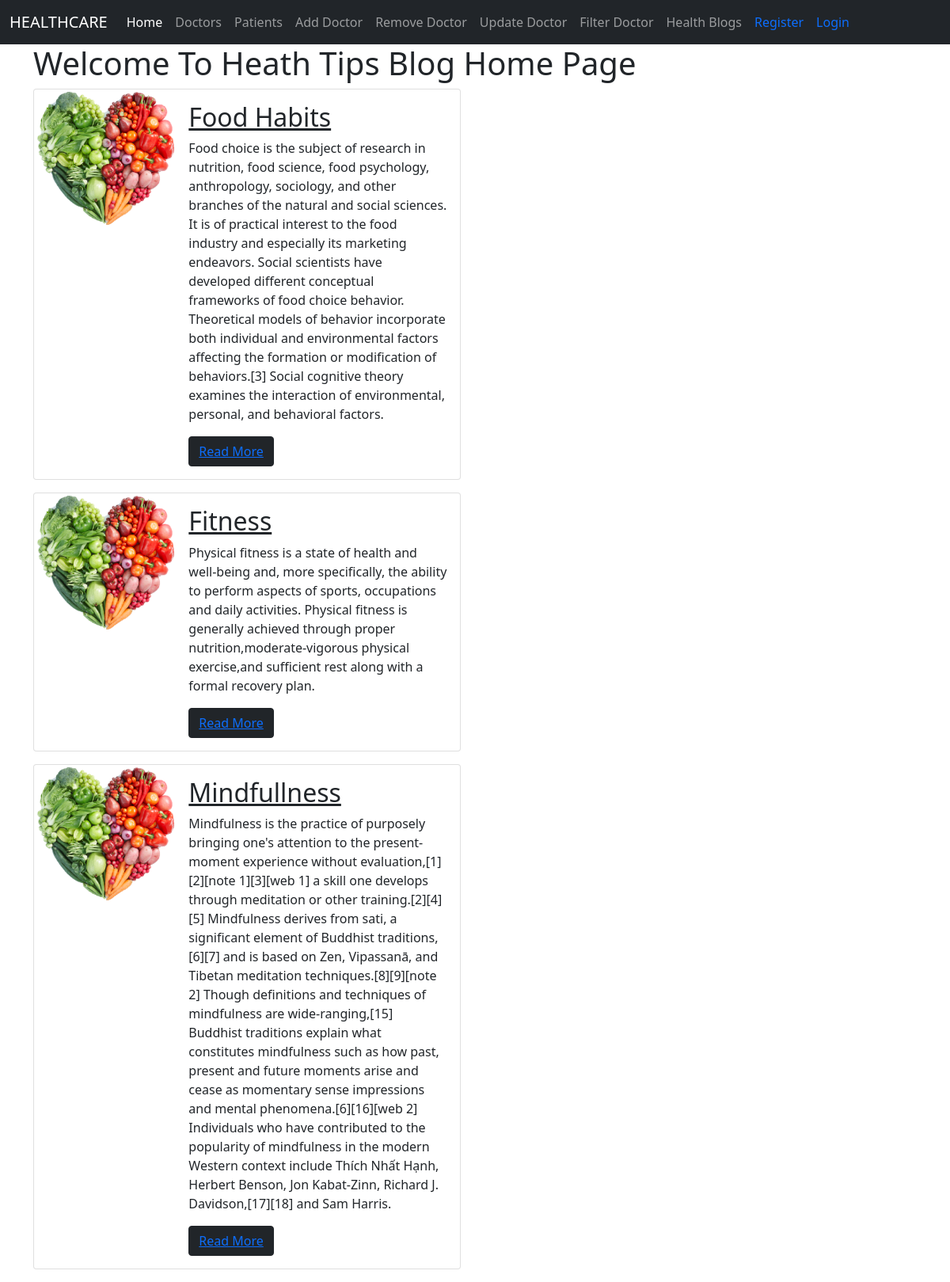
/bloghome/, run on the app's committed database.
### healthcare/models.py (models this page shows, shortened)
class Blog(models.Model):
    sNo = models.AutoField(primary_key=True)
    title = models.CharField(max_length=255)
    content = models.TextField()
    slug = models.CharField(max_length=100)
    time = models.DateTimeField(auto_now_add=True)

### healthcare/views.py (the view)
# urls.py: path('bloghome/', views.blog, name='bloghome'),
def blog(request):
    blogs = Blog.objects.all()
    context = {"blogs": blogs}
    return render(request,"bloghome.html",context)

### templates/bloghome.html
{% extends 'base.html' %}
{% block body %}
<div class="container">
<h1>Welcome To Heath Tips Blog Home Page</h1>
{% for blog in blogs %}
<div class="card mb-3" style="max-width: 540px;">
    <div class="row g-0">
      <div class="col-md-4">
        {% load static %}
        <img class="w-100" src={% static "images/Healthy-Food.png" %} alt="Image">
      </div>
      <div class="col-md-8">
        <div class="card-body">
          <h2 class="card-title text-dark"><a href="/blogpost/{{blog.slug}}" class="text-dark">{{blog.title}} </a></h2>
          <p class="card-text">{{blog.content}}         </p>
          <button type="button" class="btn btn-dark"><a href="/blogpost/{{blog.slug}}" >Read More</a></button>
        </div>
      </div>
    </div>
  </div>
{% endfor%}
{% endblock body %}

### templates/base.html (shortened to what this page needs)
<!doctype html>
<html lang="en">
  <head>
    <link href="https://cdn.jsdelivr.net/npm/bootstrap@5.0.2/dist/css/bootstrap.min.css" rel="stylesheet">
  </head>
  <body>
    <nav class="navbar navbar-expand-lg navbar-dark bg-dark">
        <div class="container-fluid">
          <a class="navbar-brand" href="/"> HEALTHCARE  </a>
          <div class="collapse navbar-collapse" id="navbarSupportedContent">
            <ul class="navbar-nav me-auto mb-2 mb-lg-0">
              <li class="nav-item">
                <a class="nav-link active" aria-current="page" href="/">Home</a>
              </li>
              <li class="nav-item">
                <a class="nav-link" href="/all_records">Doctors</a>
              </li>
              <li class="nav-item">
                <a class="nav-link" href="/all_patient_records">Patients</a>
              </li>
              <li class="nav-item">
                <a class="nav-link" href="/add/">Add Doctor</a>
              </li>
              <li class="nav-item">
                <a class="nav-link" href="/delete/">Remove Doctor</a>
              </li>
              <li class="nav-item">
                <a class="nav-link" href="/update/">Update Doctor</a>
              </li>
              <li class="nav-item">
                <a class="nav-link" href="/filter_doc">Filter Doctor</a>
              </li>
              <li class="nav-item">
                <a class="nav-link" href="/bloghome">Health Blogs</a>
              </li>
              <li class="nav-item">
                <a class="nav-link text-primary" href="/register">Register</a>
              </li>
              <li class="nav-item">
                <a class="nav-link text-primary" href="/login">Login</a>
              </li>
            </ul>
          </div>
        </div>
      </nav>
    {% block body %}{% endblock body %}
  </body>
</html>

### data on the page
Blog: title "Food Habits", content "Food choice is the subject of research in nutrition, food science, food psychology, anthropology, sociology, and other branches of the natural and social sciences. It is of practical interest to the food industry and especially its marketing endeavors. Social scientists have developed different conceptual frameworks of food choice behavior. Theoretical models of behavior incorporate both individual and environmental factors affecting the formation or modification of behaviors.[3] Social cognitive theory examines the interaction of environmental, personal, and behavioral factors."
Blog: title "Fitness", content "Physical fitness is a state of health and well-being and, more specifically, the ability to perform aspects of sports, occupations and daily activities. Physical fitness is generally achieved through proper nutrition,moderate-vigorous physical exercise,and sufficient rest along with a formal recovery plan."
Blog: title "Mindfullness", content "Mindfulness is the practice of purposely bringing one's attention to the present-moment experience without evaluation,[1][2][note 1][3][web 1] a skill one develops through meditation or other training.[2][4][5] Mindfulness derives from sati, a significant element of Buddhist traditions,[6][7] and is based on Zen, Vipassanā, and Tibetan meditation techniques.[8][9][note 2] Though definitions and techniques of mindfulness are wide-ranging,[15] Buddhist traditions explain what constitutes mindfulness such as how past, present and future moments arise and cease as momentary sense impressions and mental phenomena.[6][16][web 2] Individuals who have contributed to the popularity of mindfulness in…"
